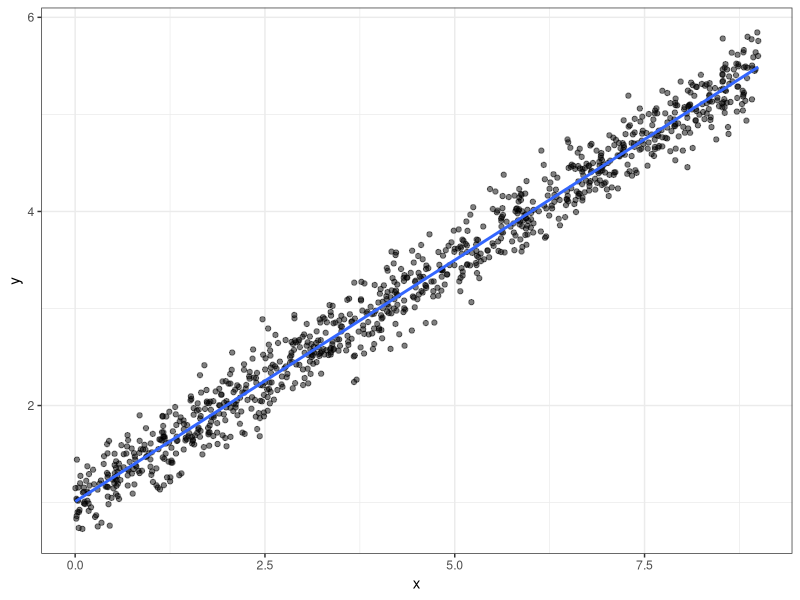
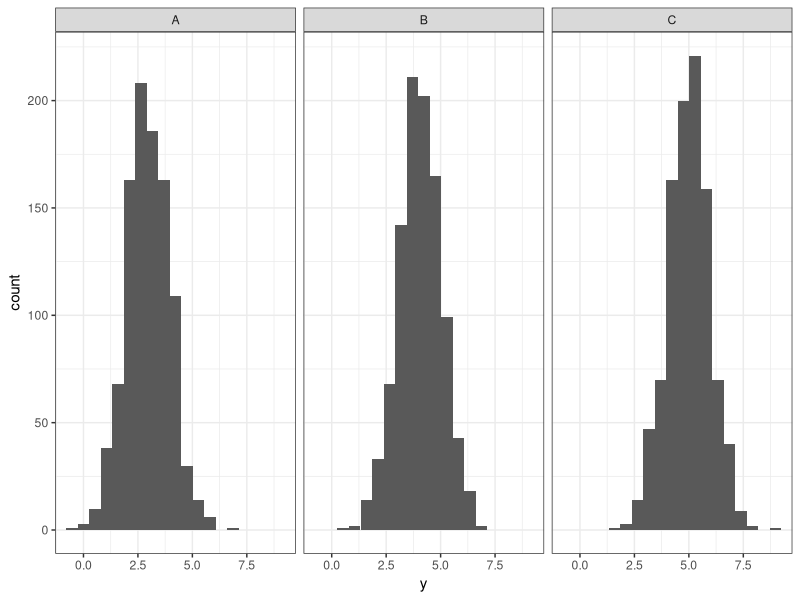
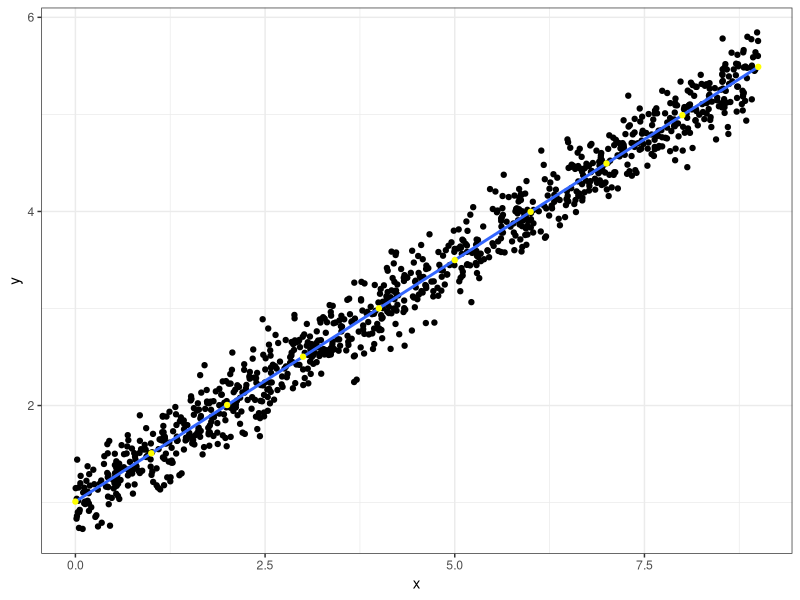
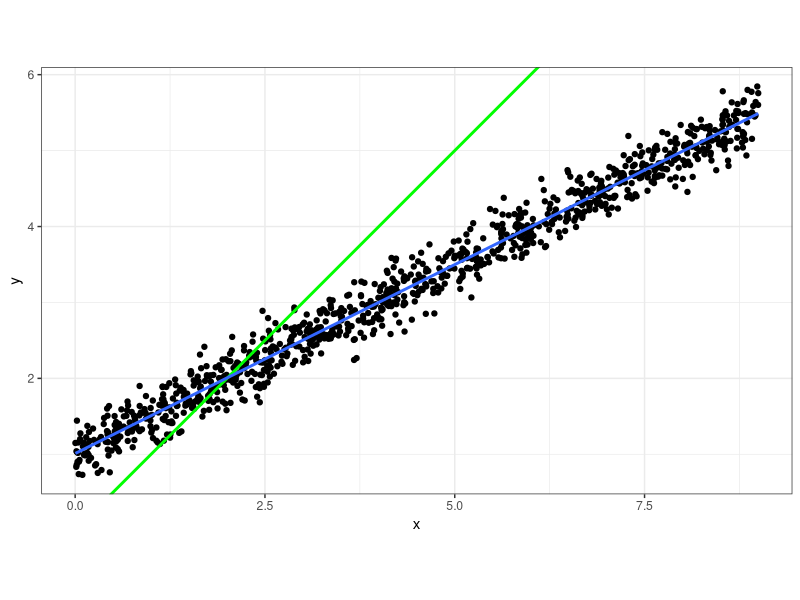
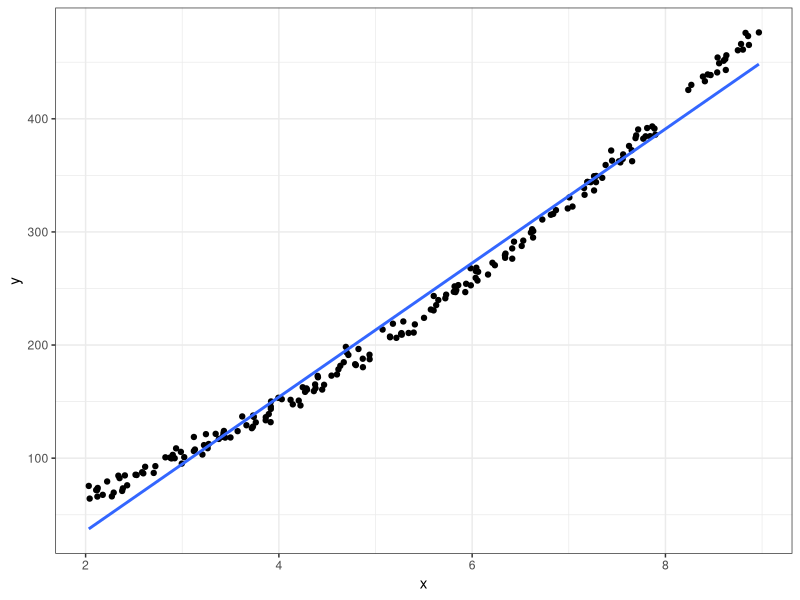
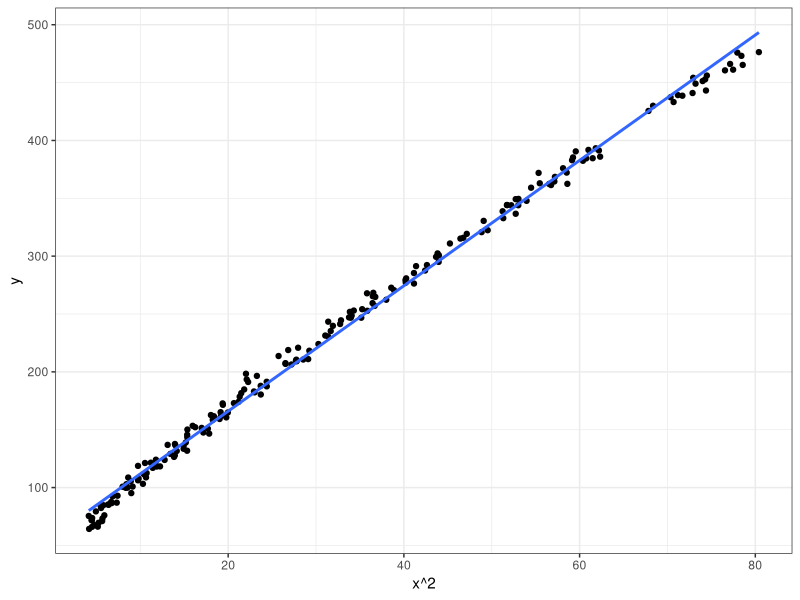
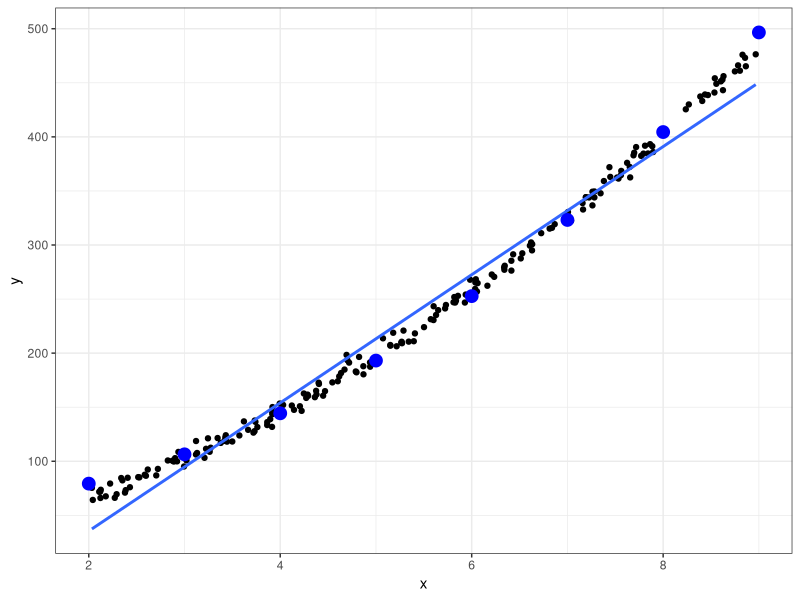
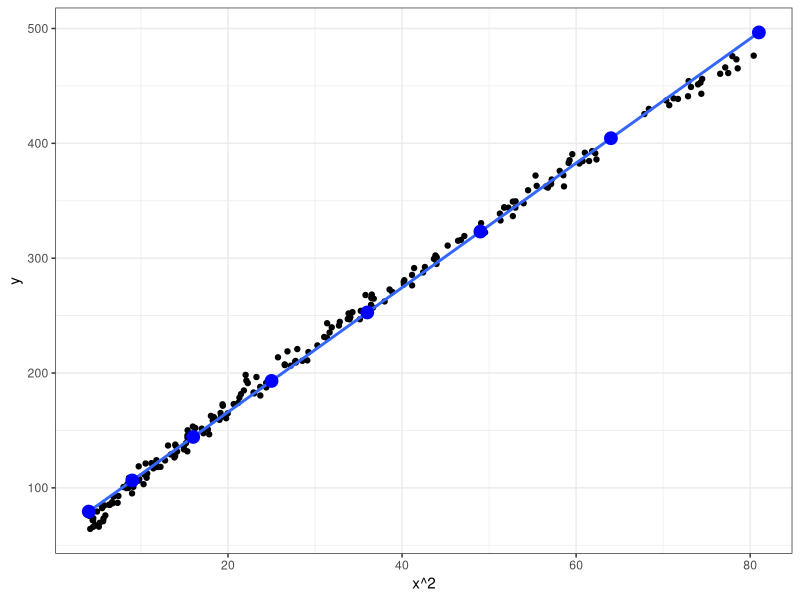

The R script that drew these images, in order:
# Introduction to regressiOn in R
library(ggplot2)
library(dplyr)

old <- theme_set(theme_bw())
#theme_set(old)

## Simple Linear Regression

n <- 1000
x_1 <- runif(n, 0, 9)
y_1 <- 1 + 0.5*x_1 + rnorm(n, sd = .2)
df <- data.frame(x = x_1, y = y_1)
df
df[['x']]
df[['y']]

ggplot(df, aes(x, y)) + geom_point(alpha = 0.5) + geom_smooth(method = 'lm', se = FALSE)

model <- lm(y ~ x, df)
model

## Simple Linear Regression continuous vs category

n <- 1000
x_2 <- rep(c('A', 'B', 'C'), each = n)
y_2 <- c(rnorm(n, mean = 3), rnorm(n, mean = 4), rnorm(n, mean = 5))
df_2 <- data.frame(x = x_2, y = y_2)

ggplot(df_2, aes(y)) + geom_histogram(bins = 19) + facet_wrap(vars(x))

model_df_2_manual <- df_2 %>% group_by(x) %>% summarise(y_bar = mean(y))
model_df_2_manual

model_df_2 <- lm(y ~ x + 0, df_2)
model_df_2

## Linear Regression + fited points

df_fited <- tibble(x = 0:9)
df_fited <- df_fited %>% mutate(y = predict(model, df_fited))
df_fited

ggplot(df, aes(x, y)) + 
  geom_point() + 
  geom_smooth(method = "lm", se = FALSE) + 
  geom_point(data = df_fited, color = 'yellow')

## Regression to de mean

ggplot(df, aes(x, y)) +
  geom_point() +
  geom_abline(color = 'green', size = 1) +
  coord_fixed() +
  geom_smooth(method = 'lm', se = FALSE)

predict(model, data.frame(x = 1)) # predicted y > x

predict(model, data.frame(x = 3)) # predicted y < x

## Transforming variables y ~ x^2
n <- 200
x_3 <- runif(n, 2, 9)
y_3 <- 4*(x_3 + 2)^2 + 2 + rnorm(n, sd = 5)
df_3 <- data.frame(x = x_3, y = y_3)

ggplot(df_3, aes(x, y)) +
  geom_point()+
  geom_smooth(method = 'lm', se = FALSE)

ggplot(df_3, aes(x^2, y)) +
  geom_point() +
  geom_smooth(method = 'lm', se = FALSE)

model_df_3 <- lm(y ~ I(x^2), df_3)
model_df_3

df_3_x <- data.frame(x = 2:9)
df_3_predict <- df_3_x %>%
  mutate(y = predict(model_df_3, df_3_x))
df_3_predict

ggplot(df_3, aes(x, y)) + 
  geom_point() + 
  geom_smooth(method = 'lm', se = FALSE) + 
  geom_point(data = df_3_predict, color = 'blue', size = 4)

ggplot(df_3, aes(x^2, y)) + 
  geom_point() + 
  geom_smooth(method = 'lm', se = FALSE) + 
  geom_point(data = df_3_predict, color = 'blue', size = 4)

## Transforming variables y^0.5 ~ x^0.5
n <- 400
t <- runif(n, 0, 10)
x_4 <- t^2
y_4 <- abs(x_4 + rnorm(n, sd = 3))
df_4 <- data.frame(x = x_4, y = y_4)

ggplot(df_4, aes(x, y)) +
  geom_point()+
  geom_smooth(method = 'lm', se = FALSE)

ggplot(df_4, aes(sqrt(x), sqrt(y))) +
  geom_point()+
  geom_smooth(method = 'lm', se = FALSE)

model_df_4 <- lm(sqrt(y) ~ sqrt(x), df_4)
model_df_4

df_4_x <- data.frame(x = 1:9)
df_4_predict <- df_4_x %>%
  mutate(sqr_y = predict(model_df_4, df_4_x), y = sqr_y^2)
df_4_predict

ggplot(df_4, aes(x, y)) + 
  geom_point() + 
  geom_smooth(method = 'lm', se = FALSE) + 
  geom_point(data = df_4_predict, color = 'blue', size = 4)

ggplot(df_4, aes(sqrt(x), sqrt(y))) + 
  geom_point() + 
  geom_smooth(method = 'lm', se = FALSE) + 
  geom_point(data = df_4_predict, color = 'blue', size = 4)
